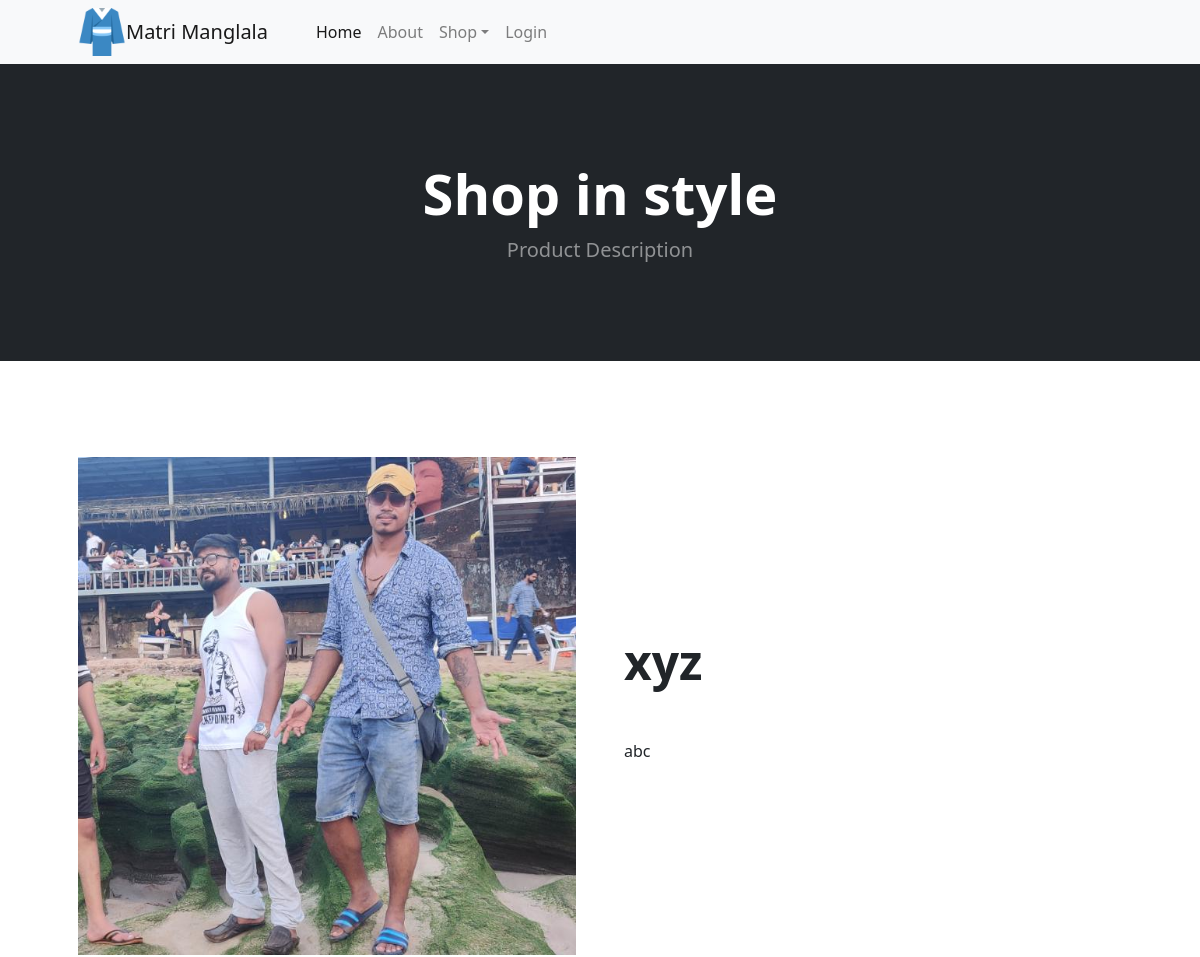
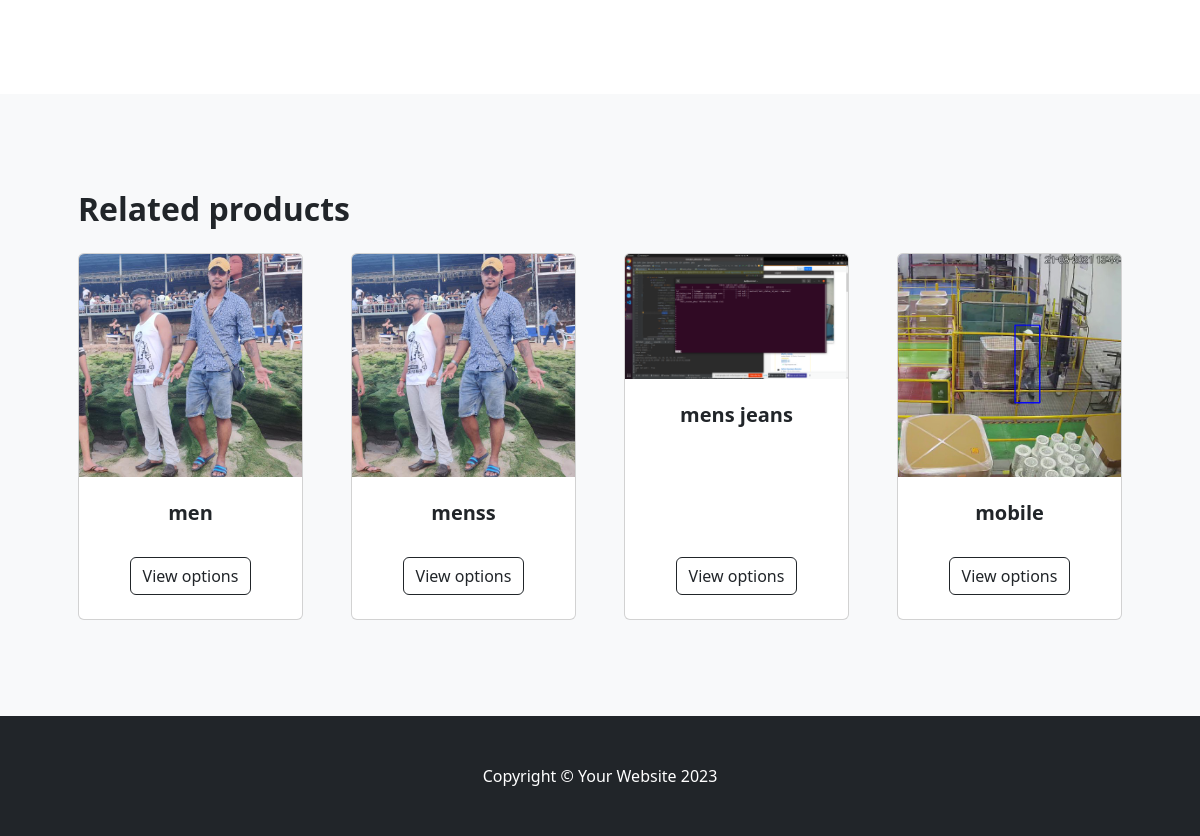
Screenshot of /product/xyz/ with the database file from the repository (2 pictures, top to bottom).
### products/models.py (models this page shows, shortened)
class ProductImage(BaseModel):
    product = models.ForeignKey(Product, on_delete=models.CASCADE,
                                related_name='product_images')
    image = models.ImageField(upload_to='product')

class Product(BaseModel):
    product_name = models.CharField(max_length=100)
    slug = models.SlugField(unique=True, null=True, blank=True)
    category = models.ForeignKey(Category, on_delete=models.CASCADE,
                                 related_name='products')
    price = models.IntegerField()
    product_description = models.TextField()
    total_items = models.IntegerField(default=1)

class Category(BaseModel):
    category_name = models.CharField(max_length=100)
    slug = models.SlugField(unique=True, null=True, blank=True)
    category_image = models.ImageField(upload_to='category')

### products/views.py (the view)
# urls.py: path('<slug>/', get_product, name='get_product'),
def get_product(request, slug):
    try:
        user = request.user
        if not user.username:
            first_name = None
        else:
            first_name = user.first_name
        product = Product.objects.get(slug=slug)
        categories = Category.objects.all()
        print('desc : ', product.product_description)
        categories_desc = []
        names = []
        for category in categories:
            names.append(category.category_name)
            category.slug = {}
            category_product = Product.objects.filter(category = category)
            prices = []
            for cat_prod in category_product:
                prices.append(cat_prod.price)
            if prices:
                min_price = min(prices)
                max_price = max(prices)
                category.slug['price_range'] = str(min_price) + ' - ' + str(max_price)
            category.slug['name'] = category.category_name
            category.slug['image'] = category.category_image
            if len(categories_desc) < 4:
                categories_desc.append(category.slug)
        return render(request, 'product.html', context={'product': product, 'related_product': categories_desc, 'category_name': names, 'first_name':first_name})
    except Exception as e:
        print(e)

### templates/product.html (shortened to what this page needs)
{% extends "base.html" %}
{% block content %}
<header class="bg-dark py-5">
    <div class="container px-4 px-lg-5 my-5">
        <div class="text-center text-white">
            <h1 class="display-4 fw-bolder">Shop in style</h1>
            <p class="lead fw-normal text-white-50 mb-0">Product Description</p>
        </div>
    </div>
</header>
        <section class="py-5">
            {% for image in product.product_images.all %}
            <div class="container px-4 px-lg-5 my-5">
                <div class="row gx-4 gx-lg-5 align-items-center">
                    <div class="col-md-6"><img class="card-img-top mb-5 mb-md-0" src="/media/{{product.product_images.first.image}}" alt="..." /></div>
                    <div class="col-md-6">
                        <h1 class="display-5 fw-bolder">{{product.product_name}}</h1>
                        <p class="lead">{{product.product_description|linebreaks}}</p>
                    </div>
                </div>
            </div>
            {% endfor %}
        </section>
        <section class="py-5 bg-light">
            <div class="container px-4 px-lg-5 mt-5">
                <h2 class="fw-bolder mb-4">Related products</h2>
                <div class="row gx-4 gx-lg-5 row-cols-2 row-cols-md-3 row-cols-xl-4 justify-content-center">
                    {% for item in related_product %}
                    <div class="col mb-5">
                        <div class="card h-100">
                            <img class="card-img-top" src="/media/{{item.image}}" alt="..." />
                            <div class="card-body p-4">
                                <div class="text-center">
                                    <h5 class="fw-bolder">{{item.name}}</h5>
                                </div>
                            </div>
                            <div class="card-footer p-4 pt-0 border-top-0 bg-transparent">
                                <div class="text-center"><a class="btn btn-outline-dark mt-auto" href="{% url 'category_index' item.name %}">View options</a></div>
                            </div>
                        </div>
                    </div>
                    {% endfor %}
                </div>
            </div>
        </section>
        {% endblock %}

### rows the page displays
ProductImage: product_images.first.image (picture)
Product: product_name "xyz", product_description "abc"
Category: image (picture), name "men"
Category: image (picture), name "menss"
Category: image (picture), name "mens jeans"
Category: image (picture), name "mobile"
